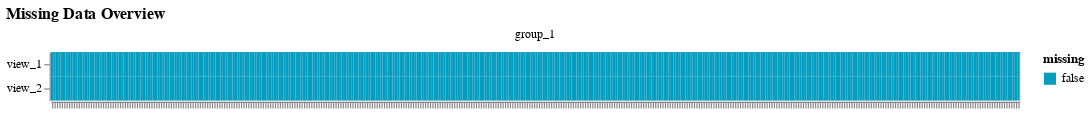
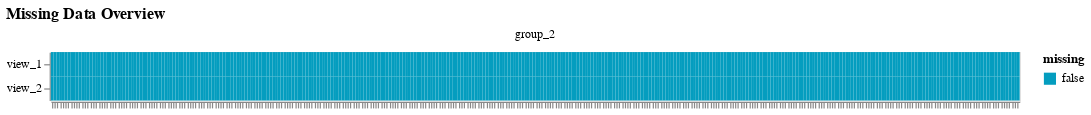

The code cell stored with these charts, in order, in its notebook:
### Code cell
model = CORE(device="cuda")
model.fit(
    n_factors=3,
    data=data,
    factor_prior="GP",
    weight_prior="Normal",
    covariates_obsm_key="x",
    lr=0.005,
    early_stopper_patience=500,
    print_every=500,
    center_groups=True,
    scale_views=False,
    scale_groups=True,
    max_epochs=10000,
    init_factors="random",
    init_scale=0.1,
    save=False,
)

### Figure 1 — Vega specification as saved in the notebook (floating-point values rounded to 4 significant figures; data arrays with more than 128 entries replaced by an {"elided": "..."} marker saying what was removed)
{"$schema": "https://vega.github.io/schema/vega/v5.json", "data": [{"name": "source_0", "values": {"elided": "800 records"}}, {"name": "facet_domain", "values": [{"group": "group_1", "count": 800}]}, {"name": "facet_domain_row", "values": [{"data": 0.0}]}, {"name": "facet_domain_column", "transform": [{"type": "sequence", "start": 0.0, "stop": {"signal": "min(length(data(\"facet_domain\")), 3)"}}]}, {"name": "source_0_x_domain_obs_name", "values": {"elided": "400 records"}}, {"name": "source_0_y_domain_view", "values": [{"view": "view_1"}, {"view": "view_2"}]}, {"name": "source_0_color_domain_missing", "values": [{"missing": false}]}], "signals": [{"name": "child_width", "value": 800}, {"name": "y_step", "value": 20}, {"name": "child_height", "update": "bandspace(domain('y').length, 0, 0) * y_step"}], "marks": [{"type": "group", "name": "row_header", "from": {"data": "facet_domain_row"}, "encode": {"update": {"height": {"signal": "child_height"}}}, "axes": [{"scale": "y", "grid": false, "zindex": 1, "orient": "left"}], "role": "row-header"}, {"type": "group", "name": "column_footer", "from": {"data": "facet_domain_column"}, "encode": {"update": {"width": {"signal": "child_width"}}}, "axes": [{"scale": "x", "orient": "bottom", "labelAngle": 270, "labelAlign": "right", "grid": false, "zindex": 1, "labelBaseline": "middle", "labels": false}], "role": "column-footer"}, {"type": "group", "name": "cell", "from": {"facet": {"data": "source_0", "name": "facet", "groupby": ["group"]}}, "sort": {"field": ["datum[\"group\"]"], "order": ["ascending"]}, "encode": {"update": {"width": {"signal": "child_width"}, "height": {"signal": "child_height"}}}, "marks": [{"type": "rect", "name": "child_marks", "from": {"data": "facet"}, "encode": {"update": {"fill": {"field": "missing", "scale": "color"}, "y": {"field": "view", "scale": "y"}, "height": {"signal": "max(0.25, bandwidth('y'))"}, "width": {"signal": "max(0.25, bandwidth('x'))"}, "x": {"field": "obs_name", "scale": "x"}}}, "style": ["rect"]}], "title": {"text": {"signal": "isValid(parent[\"group\"]) ? parent[\"group\"] : \"\"+parent[\"group\"]"}, "offset": 10, "style": "guide-label", "frame": "group"}, "style": "cell"}], "scales": [{"name": "x", "type": "band", "domain": {"data": "source_0_x_domain_obs_name", "field": "obs_name", "sort": true}, "range": [0, {"signal": "child_width"}], "paddingInner": 0, "paddingOuter": 0}, {"name": "y", "type": "band", "domain": {"data": "source_0_y_domain_view", "field": "view", "sort": true}, "range": {"step": {"signal": "y_step"}}, "paddingOuter": 0, "paddingInner": 0}, {"name": "color", "type": "ordinal", "domain": {"data": "source_0_color_domain_missing", "field": "missing", "sort": true}, "range": ["#049DBF", "#023373"]}], "title": {"text": "Missing Data Overview", "anchor": "start"}, "legends": [{"fill": "color", "symbolType": "square", "title": "missing"}], "background": "white", "padding": 5, "layout": {"padding": 20, "bounds": "full", "align": "all", "columns": 3}}

### Figure 2 — Vega specification as saved in the notebook (floating-point values rounded to 4 significant figures; data arrays with more than 128 entries replaced by an {"elided": "..."} marker saying what was removed)
{"$schema": "https://vega.github.io/schema/vega/v5.json", "data": [{"name": "source_0", "values": {"elided": "700 records"}}, {"name": "facet_domain", "values": [{"group": "group_2", "count": 700}]}, {"name": "facet_domain_row", "values": [{"data": 0.0}]}, {"name": "facet_domain_column", "transform": [{"type": "sequence", "start": 0.0, "stop": {"signal": "min(length(data(\"facet_domain\")), 3)"}}]}, {"name": "source_0_x_domain_obs_name", "values": {"elided": "350 records"}}, {"name": "source_0_y_domain_view", "values": [{"view": "view_1"}, {"view": "view_2"}]}, {"name": "source_0_color_domain_missing", "values": [{"missing": false}]}], "signals": [{"name": "child_width", "value": 800}, {"name": "y_step", "value": 20}, {"name": "child_height", "update": "bandspace(domain('y').length, 0, 0) * y_step"}], "marks": [{"type": "group", "name": "row_header", "from": {"data": "facet_domain_row"}, "encode": {"update": {"height": {"signal": "child_height"}}}, "axes": [{"scale": "y", "orient": "left", "zindex": 1, "grid": false}], "role": "row-header"}, {"type": "group", "name": "column_footer", "from": {"data": "facet_domain_column"}, "encode": {"update": {"width": {"signal": "child_width"}}}, "axes": [{"scale": "x", "labels": false, "zindex": 1, "grid": false, "labelAlign": "right", "orient": "bottom", "labelAngle": 270, "labelBaseline": "middle"}], "role": "column-footer"}, {"type": "group", "name": "cell", "from": {"facet": {"data": "source_0", "name": "facet", "groupby": ["group"]}}, "sort": {"field": ["datum[\"group\"]"], "order": ["ascending"]}, "encode": {"update": {"width": {"signal": "child_width"}, "height": {"signal": "child_height"}}}, "marks": [{"type": "rect", "name": "child_marks", "from": {"data": "facet"}, "encode": {"update": {"fill": {"field": "missing", "scale": "color"}, "width": {"signal": "max(0.25, bandwidth('x'))"}, "x": {"field": "obs_name", "scale": "x"}, "y": {"field": "view", "scale": "y"}, "height": {"signal": "max(0.25, bandwidth('y'))"}}}, "style": ["rect"]}], "title": {"text": {"signal": "isValid(parent[\"group\"]) ? parent[\"group\"] : \"\"+parent[\"group\"]"}, "frame": "group", "offset": 10, "style": "guide-label"}, "style": "cell"}], "scales": [{"name": "x", "type": "band", "domain": {"data": "source_0_x_domain_obs_name", "field": "obs_name", "sort": true}, "range": [0, {"signal": "child_width"}], "paddingOuter": 0, "paddingInner": 0}, {"name": "y", "type": "band", "domain": {"data": "source_0_y_domain_view", "field": "view", "sort": true}, "range": {"step": {"signal": "y_step"}}, "paddingInner": 0, "paddingOuter": 0}, {"name": "color", "type": "ordinal", "domain": {"data": "source_0_color_domain_missing", "field": "missing", "sort": true}, "range": ["#049DBF", "#023373"]}], "title": {"text": "Missing Data Overview", "anchor": "start"}, "layout": {"padding": 20, "bounds": "full", "align": "all", "columns": 3}, "padding": 5, "background": "white", "legends": [{"fill": "color", "symbolType": "square", "title": "missing"}]}
